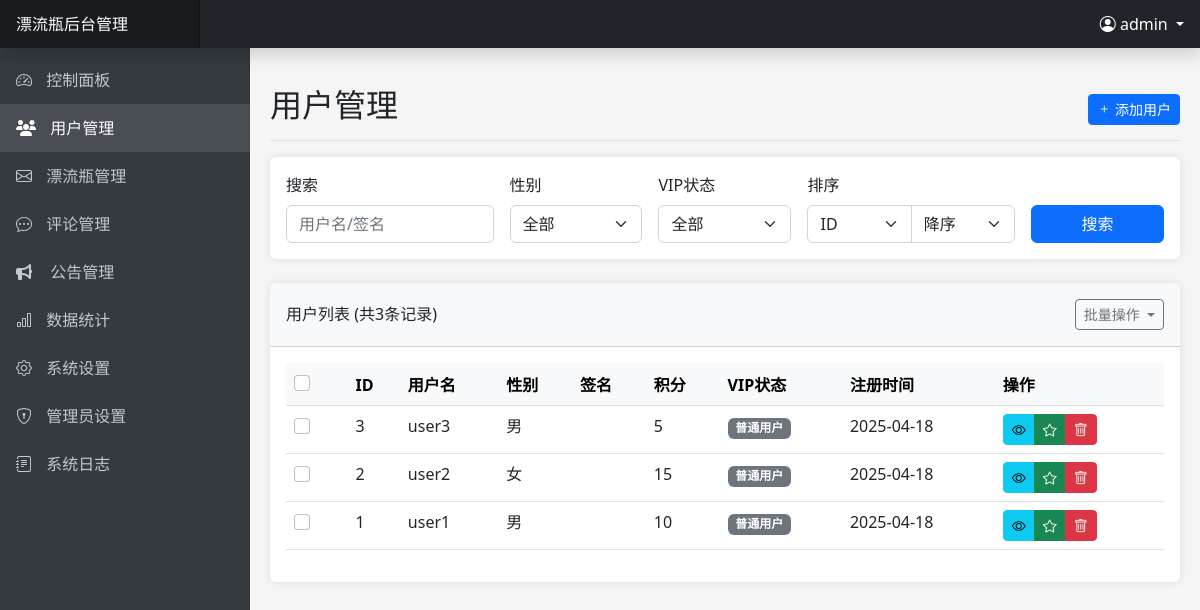
Page /admin/users.php (signed in) on the committed database.
### tables this page shows
CREATE TABLE IF NOT EXISTS `users` (
    `id` INT(11) AUTO_INCREMENT PRIMARY KEY,
    `username` VARCHAR(50) NOT NULL UNIQUE,
    `password` VARCHAR(255) NOT NULL,
    `gender` ENUM('男', '女') NOT NULL,
    `signature` TEXT DEFAULT NULL,
    `points` INT(11) DEFAULT 0,
    `is_vip` TINYINT(1) DEFAULT 0,
    `vip_expire_date` DATE DEFAULT NULL,
    `vip_level` INT(11) DEFAULT 0,
    `status` TINYINT(1) DEFAULT 1 COMMENT '0:禁用 1:启用',
    `created_at` TIMESTAMP DEFAULT CURRENT_TIMESTAMP,
    `updated_at` TIMESTAMP DEFAULT CURRENT_TIMESTAMP ON UPDATE CURRENT_TIMESTAMP
);

### includes/config.php (called while the page is built, shortened)
<?php
function getDbConnection() {
    try {
        $conn = new mysqli(DB_HOST, DB_USER, DB_PASS, DB_NAME);
        return $conn;
    } catch (Exception $e) {
        error_log("数据库连接异常: " . $e->getMessage());
        throw $e;
    }
}
function sanitizeInput($data) {
    $data = trim($data);
    $data = stripslashes($data);
    $data = htmlspecialchars($data);
    return $data;
}
?>

### includes/admin.php (called while the page is built, shortened)
<?php
class Admin {
    private $conn;
    public function __construct() {
        $this->conn = getDbConnection();
    }
    public function logOperation($module, $action, $description = '', $data = null) {
        try {
            $adminId = $_SESSION['admin_id'];
            $ip = $_SERVER['REMOTE_ADDR'];
            $jsonData = $data ? json_encode($data, JSON_UNESCAPED_UNICODE) : null;
            $stmt = $this->conn->prepare("INSERT INTO admin_operation_logs (admin_id, module, action, ip, description, data) VALUES (?, ?, ?, ?, ?, ?)");
            $stmt->bind_param("isssss", $adminId, $module, $action, $ip, $description, $jsonData);
            $result = $stmt->execute();
            return $result;
        } catch (Exception $e) {
            error_log("记录操作日志失败: " . $e->getMessage());
            return false;
        }
    }
}
?>

### admin/users.php (the view, shortened to what this page needs)
<?php
$pageActions = '<a href="users.php?action=add" class="btn btn-sm btn-primary"><i class="bi bi-plus"></i> 添加用户</a>';
require_once 'includes/header.php';
$conn = getDbConnection();
$search = sanitizeInput($_GET['search'] ?? '');
$sortBy = sanitizeInput($_GET['sort_by'] ?? 'id');
$sortOrder = sanitizeInput($_GET['sort_order'] ?? 'desc');
$page = isset($_GET['page']) ? (int)$_GET['page'] : 1;
$limit = 10;
$offset = ($page - 1) * $limit;
$where = [];
$params = [];
$types = '';
$whereClause = !empty($where) ? "WHERE " . implode(' AND ', $where) : '';
$sortOrder = strtolower($sortOrder) === 'asc' ? 'ASC' : 'DESC';
$countQuery = "SELECT COUNT(*) as total FROM users $whereClause";
$query = "SELECT * FROM users $whereClause ORDER BY $sortBy $sortOrder LIMIT ?, ?";
$countParams = $params;
$countTypes = $types;
$params[] = $offset;
$params[] = $limit;
$types .= 'ii';
if (!empty($countParams)) {
    try {
        $countStmt = $conn->prepare($countQuery);
        if ($countStmt === false) {
            throw new Exception("准备计数查询失败: " . $conn->error);
        }
        $countStmt->bind_param($countTypes, ...$countParams);
        $countStmt->execute();
        $totalResult = $countStmt->get_result();
        $total = $totalResult->fetch_assoc()['total'];
        $countStmt->close();
    } catch (Exception $e) {
        error_log("用户统计查询错误: " . $e->getMessage());
        $total = 0;
    }
} else {
    $totalResult = $conn->query($countQuery);
    if ($totalResult === false) {
        error_log("用户计数查询执行失败: " . $conn->error);
        $total = 0;
    } else {
        $total = $totalResult->fetch_assoc()['total'];
    }
}
if (!empty($params)) {
    try {
        $stmt = $conn->prepare($query);
        $stmt->bind_param($types, ...$params);
        $stmt->execute();
        $result = $stmt->get_result();
    } catch (Exception $e) {
        error_log("用户列表查询错误: " . $e->getMessage());
        $result = false;
    }
} else {
    $result = $conn->query($query);
    if ($result === false) {
        error_log("用户列表查询失败: " . $conn->error);
        $result = false;
    }
}
?>
<div class="card mb-4">
    <div class="card-body">
        <form method="get" class="row g-3">
            <div class="col-md-3">
                <label for="search" class="form-label">搜索</label>
                <input type="text" class="form-control" id="search" name="search" placeholder="用户名/签名" value="<?php echo htmlspecialchars($search); ?>">
            </div>
            <div class="col-md-2">
                <label for="gender" class="form-label">性别</label>
                <select class="form-select" id="gender" name="gender">
                    <option value="">全部</option>
                </select>
            </div>
            <div class="col-md-2">
                <label for="vip" class="form-label">VIP状态</label>
                <select class="form-select" id="vip" name="vip">
                    <option value="-1">全部</option>
                </select>
            </div>
            <div class="col-md-3">
                <label for="sort_by" class="form-label">排序</label>
                <div class="input-group">
                    <select class="form-select" id="sort_by" name="sort_by">
                        <option value="id" <?php echo $sortBy === 'id' ? 'selected' : ''; ?>>ID</option>
                    </select>
                    <select class="form-select" id="sort_order" name="sort_order">
                        <option value="desc" <?php echo $sortOrder === 'DESC' ? 'selected' : ''; ?>>降序</option>
                    </select>
                </div>
            </div>
            <div class="col-md-2 d-flex align-items-end">
                <button type="submit" class="btn btn-primary w-100">搜索</button>
            </div>
        </form>
    </div>
</div>
<?php if (isset($action) && $action === 'add'): ?>
<div class="card mb-4">
    <div class="card-header">
        <h5 class="m-0">添加用户</h5>
    </div>
    <div class="card-body">
        <form method="post" class="row g-3">
            <div class="col-md-6">
                <label for="username" class="form-label">用户名 <span class="text-danger">*</span></label>
                <input type="text" class="form-control" id="username" name="username" required value="<?php echo htmlspecialchars($_POST['username'] ?? ''); ?>">
            </div>
            <div class="col-md-6">
                <label for="password" class="form-label">密码 <span class="text-danger">*</span></label>
                <input type="password" class="form-control" id="password" name="password" required>
            </div>
            <div class="col-md-6">
                <label for="gender" class="form-label">性别 <span class="text-danger">*</span></label>
                <select class="form-select" id="gender" name="gender" required>
                    <option value="">请选择</option>
                    <option value="男" <?php echo isset($_POST['gender']) && $_POST['gender'] === '男' ? 'selected' : ''; ?>>男</option>
                    <option value="女" <?php echo isset($_POST['gender']) && $_POST['gender'] === '女' ? 'selected' : ''; ?>>女</option>
                </select>
            </div>
            <div class="col-md-6">
                <label for="points" class="form-label">初始积分</label>
                <input type="number" class="form-control" id="points" name="points" value="<?php echo htmlspecialchars($_POST['points'] ?? '0'); ?>" min="0">
            </div>
            <div class="col-md-12">
                <label for="signature" class="form-label">个性签名</label>
                <textarea class="form-control" id="signature" name="signature" rows="2"><?php echo htmlspecialchars($_POST['signature'] ?? ''); ?></textarea>
            </div>
            <div class="col-md-12">
                <div class="form-check">
                    <input class="form-check-input" type="checkbox" id="is_vip" name="is_vip" <?php echo isset($_POST['is_vip']) ? 'checked' : ''; ?>>
                    <label class="form-check-label" for="is_vip">
                        VIP会员
                    </label>
                </div>
            </div>
            <div class="col-md-6" id="vipOptions" <?php echo isset($_POST['is_vip']) ? '' : 'style="display: none;"'; ?>>
                <label for="vip_level" class="form-label">VIP等级</label>
                <select class="form-select" id="vip_level" name="vip_level">
                    <?php for ($i = 1; $i <= 5; $i++): ?>
                    <option value="<?php echo $i; ?>" <?php echo isset($_POST['vip_level']) && (int)$_POST['vip_level'] === $i ? 'selected' : ''; ?>>
                        VIP <?php echo $i; ?>
                    </option>
                    <?php endfor; ?>
                </select>
            </div>
            <div class="col-12">
                <button type="submit" class="btn btn-primary">创建用户</button>
                <a href="users.php" class="btn btn-secondary">取消</a>
            </div>
        </form>
    </div>
</div>
<script>
document.addEventListener('DOMContentLoaded', function() {
    const isVipCheckbox = document.getElementById('is_vip');
    const vipOptionsDiv = document.getElementById('vipOptions');
    if (isVipCheckbox && vipOptionsDiv) {
        isVipCheckbox.addEventListener('change', function() {
            vipOptionsDiv.style.display = this.checked ? 'block' : 'none';
        });
    }
});
</script>
<?php else: ?>
<div class="card">
    <div class="card-header py-3 d-flex justify-content-between align-items-center">
        <h6 class="m-0 font-weight-bold">用户列表 (共<?php echo $total; ?>条记录)</h6>
        <div class="btn-group">
            <button type="button" class="btn btn-sm btn-outline-secondary dropdown-toggle" data-bs-toggle="dropdown" aria-expanded="false">
                批量操作
            </button>
        </div>
    </div>
    <div class="card-body">
        <form id="batch-form" method="post" action="batch_users.php">
            <div class="table-responsive">
                <table class="table table-hover">
                    <thead class="table-light">
                        <tr>
                            <th>
                                <div class="form-check">
                                    <input class="form-check-input" type="checkbox" id="select-all">
                                </div>
                            </th>
                            <th>ID</th>
                            <th>用户名</th>
                            <th>性别</th>
                            <th>签名</th>
                            <th>积分</th>
                            <th>VIP状态</th>
                            <th>注册时间</th>
                            <th>操作</th>
                        </tr>
                    </thead>
                    <tbody>
                        <?php if ($result->num_rows > 0): ?>
                            <?php while ($user = $result->fetch_assoc()): ?>
                            <tr>
                                <td>
                                    <div class="form-check">
                                        <input class="form-check-input user-checkbox" type="checkbox" name="user_ids[]" value="<?php echo $user['id']; ?>">
                                    </div>
                                </td>
                                <td><?php echo $user['id']; ?></td>
                                <td><?php echo htmlspecialchars($user['username']); ?></td>
                                <td><?php echo $user['gender']; ?></td>
                                <td><?php echo mb_substr(htmlspecialchars($user['signature'] ?? ''), 0, 20) . (mb_strlen($user['signature'] ?? '') > 20 ? '...' : ''); ?></td>
                                <td><?php echo $user['points']; ?></td>
                                <td>
                                    <span class="badge bg-<?php echo $user['is_vip'] ? 'success' : 'secondary'; ?>">
                                        <?php echo $user['is_vip'] ? 'VIP' . $user['vip_level'] : '普通用户'; ?>
                                    </span>
                                </td>
                                <td><?php echo date('Y-m-d', strtotime($user['created_at'])); ?></td>
                                <td>
                                    <div class="btn-group">
                                        <a href="user_detail.php?id=<?php echo $user['id']; ?>" class="btn btn-sm btn-info" title="查看详情">
                                            <i class="bi bi-eye"></i>
                                        </a>
                                        <a href="users.php?action=toggle_vip&id=<?php echo $user['id']; ?>" class="btn btn-sm btn-<?php echo $user['is_vip'] ? 'warning' : 'success'; ?>" title="<?php echo $user['is_vip'] ? '取消VIP' : '设为VIP'; ?>">
                                            <i class="bi bi-star<?php echo $user['is_vip'] ? '-fill' : ''; ?>"></i>
                                        </a>
                                        <a href="users.php?action=delete&id=<?php echo $user['id']; ?>" class="btn btn-sm btn-danger" title="删除用户">
                                            <i class="bi bi-trash"></i>
                                        </a>
                                    </div>
                                </td>
                            </tr>
                            <?php endwhile; ?>
                        <?php else: ?>
                            <tr>
                                <td colspan="9" class="text-center">没有找到符合条件的用户</td>
                            </tr>
                        <?php endif; ?>
                    </tbody>
                </table>
            </div>
        </form>
    </div>
</div>
<?php endif; ?>
<?php
require_once 'includes/footer.php';
?>

### admin/includes/header.php (style rules this page uses)
body { font-family: 'Microsoft YaHei', 'Segoe UI', sans-serif; background-color: #f5f5f5; overflow-x: hidden; }
.card { margin-bottom: 20px; border: none; box-shadow: 0 0 10px rgba(0, 0, 0, 0.1); }
.card-header { font-weight: bold; background-color: #f8f9fa; }
.table-responsive { overflow-x: auto; -webkit-overflow-scrolling: touch; }
.form-control, .form-select { box-shadow: none !important; }

### rows in the picture
users: id "3", username "user3", gender "男", points "5", is_vip "普通用户", created_at "2025-04-18"
users: id "2", username "user2", gender "女", points "15", is_vip "普通用户", created_at "2025-04-18"
users: id "1", username "user1", gender "男", points "10", is_vip "普通用户", created_at "2025-04-18"

### other values in the picture
SITE_NAME "漂流瓶"
$admin->getCurrentAdminUsername() "admin"
$pageTitle "用户管理"
$total "3"
